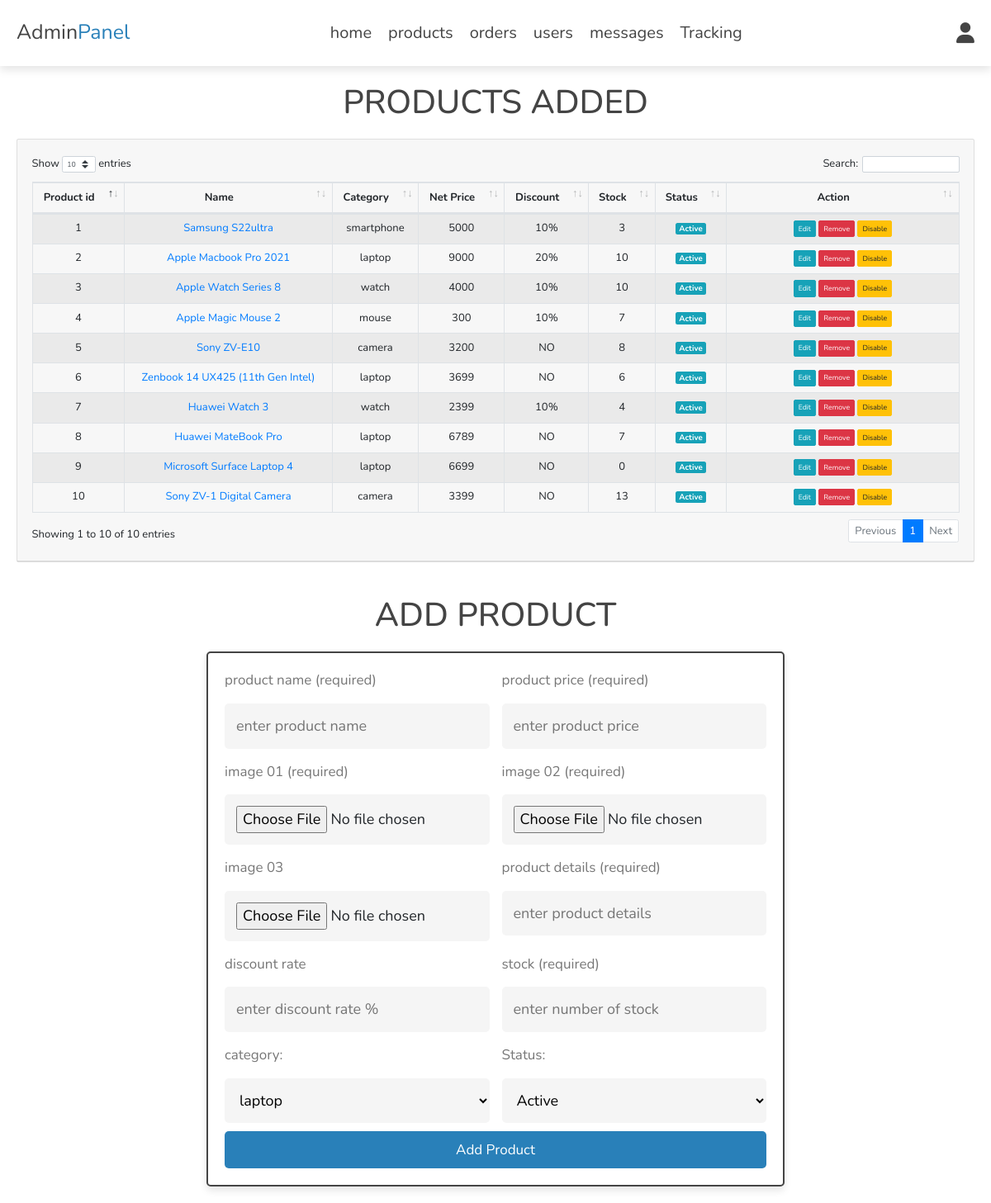
Screenshot of /admin/products.php (signed in) with the database file from the repository.
### tables this page shows
CREATE TABLE `products` (
  `id` int(100) NOT NULL,
  `name` varchar(100) NOT NULL,
  `details` varchar(500) NOT NULL,
  `price` int(10) NOT NULL,
  `image_01` varchar(100) NOT NULL,
  `image_02` varchar(100) NOT NULL,
  `image_03` varchar(100) NOT NULL,
  `category` varchar(100) NOT NULL,
  `discount` int(10) DEFAULT NULL,
  `stock` int(100) NOT NULL,
  `isActive` tinyint(10) NOT NULL DEFAULT 0
);

### admin/products.php (the view, shortened to what this page needs)
<?php
include '../components/connect.php';
?>
<!DOCTYPE html>
<html lang="en">
<head>
   <link rel="stylesheet" href="https://cdnjs.cloudflare.com/ajax/libs/font-awesome/6.1.1/css/all.min.css">
   <link rel="stylesheet" href="../css/admin_style.css">
   <link rel="stylesheet" href="assets/dataTables.bootstrap4.min.css">
   <link rel="stylesheet" href="assets/bootstrap.min.css">
</head>
<body>
<?php include '../components/admin_header.php'; ?>
<section class="table-product" >
<h1 class="heading">products added</h1>
<div class="card " style="width: 100%;">
        <div class="card-header">
        <div class="card-body pr-2 pl-2">
          <table id="example" class="table table-striped table-bordered" style="width:100%">
                  <thead>
                    <tr>
                      <th class="text-center">Product id</th>
                      <th  class="text-center">Name</th>
                      <th  class="text-center">Category</th>
                      <th  class="text-center">Net Price</th>
                      <th  class="text-center">Discount</th>
                      <th  class="text-center">Stock</th>
                      <th  class="text-center">Status</th>
                      <th  width='25%' class="text-center">Action</th>
                    </tr>
                  </thead>
                  <tbody>
                  <?php
                  $select_products= $conn->prepare("SELECT * FROM `products` ORDER BY id ");
                  $select_products->execute();
                  if($select_products->rowCount() > 0){
                     while($fetch_products = $select_products->fetch(PDO::FETCH_ASSOC)){
            ?>
                  <tr class="text-center">
                    <td><?php echo $fetch_products['id'];?></td>
                    <td><a href="update_product.php?update=<?php echo $fetch_products['id'];?>"><?php echo $fetch_products['name'];?></a></td>
                    <td><?php echo $fetch_products['category']; ?></td>
                    <td><?php echo $fetch_products['price']; ?></td>
                    <td><?php if(isset($fetch_products['discount'])){echo $fetch_products['discount']; ?>%<?php }else{echo 'NO';} ?></td>
                    <td><?php echo $fetch_products['stock']; ?></td>
                    <td>
                          <?php if ($fetch_products['isActive'] == '0') { ?>
                          <span class="badge badge-lg badge-info text-white">Active</span>
                        <?php }else{ ?>
                    <span class="badge badge-lg badge-danger text-white">Deactive</span>
                        <?php } ?>
                     </td>
                    <td>
                     <a class="btn btn-info btn-sm " href="update_product.php?update=<?= $fetch_products['id']; ?>">Edit</a>
                     <a onclick="return confirm('Are you sure To Delete ?')" class="btn btn-danger btn-sm " href="products.php?delete=<?= $fetch_products['id']; ?>">Remove</a>
                     <?php if ($fetch_products['isActive'] == '0') {  ?>
                               <a onclick="return confirm('Are you sure To Deactive ?')" class="btn btn-warning
                                btn-sm " href="?deactive=<?php echo $fetch_products['id'];?>">Disable</a>
                             <?php } elseif($fetch_products['isActive'] == '1'){?>
                               <a onclick="return confirm('Are you sure To Active ?')" class="btn btn-secondary
                                btn-sm " href="?active=<?php echo $fetch_products['id'];?>">Active</a>
                             <?php } ?>
                    </td>
                  <?php }?>
                  <?php }?>
                  </tr>
                  </tbody>
          </table>
        </div>
        </div>
</div>
</section>
<section class="add-products">
   <h1 class="heading">add product</h1>
   <form action="" method="post" enctype="multipart/form-data">
      <div class="flex">
         <div class="inputBox">
            <span>product name (required)</span>
            <input type="text" class="box" required maxlength="100" placeholder="enter product name" name="name">
         </div>
         <div class="inputBox">
            <span>product price (required)</span>
            <input type="number" min="0" class="box" required max="9999999999" placeholder="enter product price" onkeypress="if(this.value.length == 10) return false;" name="price">
         </div>
        <div class="inputBox">
            <span>image 01 (required)</span>
            <input type="file" name="image_01" accept="image/jpg, image/jpeg, image/png, image/webp" class="box" required>
        </div>
        <div class="inputBox">
            <span>image 02 (required)</span>
            <input type="file" name="image_02" accept="image/jpg, image/jpeg, image/png, image/webp" class="box" required>
        </div>
        <div class="inputBox">
            <span>image 03 </span>
            <input type="file" name="image_03" accept="image/jpg, image/jpeg, image/png, image/webp" class="box" >
        </div>
         <div class="inputBox">
            <span>product details (required)</span>
            <textarea name="details" placeholder="enter product details" class="box" required maxlength="500" cols="30" rows="10"></textarea>
         </div>
         <div class="inputBox">
            <span>discount rate </span>
            <input type="number" min="0" class="box"  max="100" placeholder="enter discount rate %" onkeypress="if(this.value.length == 10) return false;" name="discount">
         </div>
         <div class="inputBox">
            <span>stock (required)</span>
            <input type="number" min="0" class="box"  max="100" placeholder="enter number of stock" onkeypress="if(this.value.length == 10) return false;" name="stock" required>
         </div>
         <div class="inputBox">
         <span>category:</span>
            <select name="category" class="box" required>
            <option value="laptop">laptop</option>
            </select>
         </div>
         <div class="inputBox">
         <span>Status:</span>
            <select name="status" class="box" required>
            <option selected value="0">Active</option>
            </select>
         </div>
      </div>
      <input type="submit" value="add product" class="normal-btn" name="add_product">
   </form>
</section>
</body>
</html>

### css/admin_style.css (style rules this page uses)
:root { --main-color:#2980b9; --orange:#f39c12; --red:#e74c3c; --black:#444; --white:#fff; --light-color:#777; --light-bg:#f5f5f5; --border:.2rem solid var(--black); --box-shadow:0 .5rem 1rem rgba(0,0,0,.1); }
* { font-family: 'Nunito', sans-serif; margin:0; padding:0; box-sizing: border-box; outline: none; border:none; text-decoration: none; }
html { font-size: 62.5%; overflow-x: hidden; }
body { background-color: var(--light-bg); }
section { padding:2rem; max-width: 1200px; margin:0 auto; }
.heading { font-size: 4rem; color:var(--black); margin-bottom: 2rem; text-align: center; text-transform: uppercase; }
.normal-btn, .delete-btn, .option-btn { display: block; width: 100%; margin-top: 1rem; border-radius: .5rem; padding:1rem 3rem; font-size: 1.7rem; text-transform: capitalize; color:var(--white); cursor: pointer; text-align: center; }
.normal-btn { background-color: var(--main-color); }
.add-products form { max-width: 70rem; margin: 0 auto; background-color: var(--white); box-shadow: var(--box-shadow); border:var(--border); border-radius: .5rem; padding:2rem; }
.add-products form .flex { display: flex; gap:1.5rem; flex-wrap: wrap; }
.add-products form .flex .inputBox { flex:1 1 25rem; }
.add-products form span { font-size:1.7rem; color:var(--light-color); }
.add-products form .box { font-size: 1.8rem; background-color: var(--light-bg); border-radius: .5rem; padding:1.4rem; width: 100%; margin-top: 1.5rem; }
.add-products form textarea { height: 5.4rem; resize: none; }
.table-product { font-size: 1.3rem; }

### rows the page displays
products: id "1", name "Samsung S22ultra", category "smartphone", price "5000", discount "10", stock "3", isActive "Active"
products: id "2", name "Apple Macbook Pro 2021", category "laptop", price "9000", discount "20", stock "10", isActive "Active"
products: id "3", name "Apple Watch Series 8", category "watch", price "4000", discount "10", stock "10", isActive "Active"
products: id "4", name "Apple Magic Mouse 2", category "mouse", price "300", discount "10", stock "7", isActive "Active"
products: id "5", name "Sony ZV-E10", category "camera", price "3200", shows "NO", stock "8", isActive "Active"
products: id "6", name "Zenbook 14 UX425 (11th Gen Intel)", category "laptop", price "3699", shows "NO", stock "6", isActive "Active"
products: id "7", name "Huawei Watch 3", category "watch", price "2399", discount "10", stock "4", isActive "Active"
products: id "8", name "Huawei MateBook Pro", category "laptop", price "6789", shows "NO", stock "7", isActive "Active"
products: id "9", name "Microsoft Surface Laptop 4", category "laptop", price "6699", shows "NO", stock "0", isActive "Active"
products: id "10", name "Sony ZV-1 Digital Camera", category "camera", price "3399", shows "NO", stock "13", isActive "Active"
